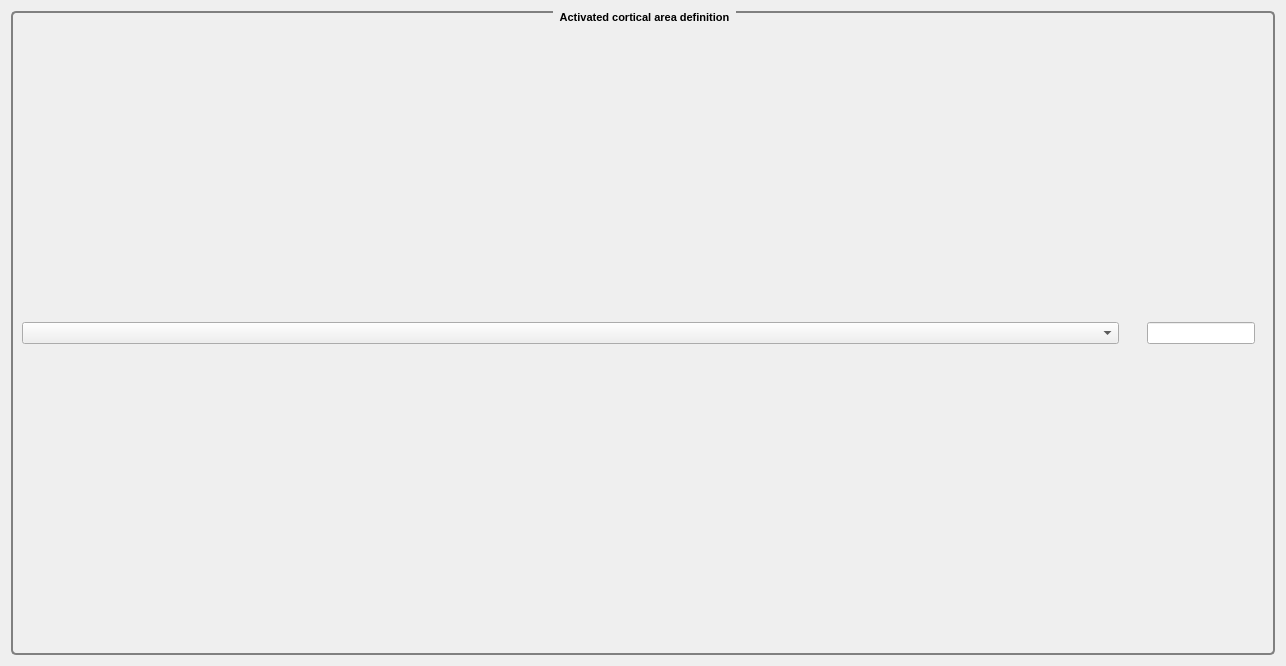
<?xml version="1.0" encoding="UTF-8"?>
<ui version="4.0">
 <class>HStatistics</class>
 <widget class="QWidget" name="HStatistics">
  <property name="geometry">
   <rect>
    <x>0</x>
    <y>0</y>
    <width>1286</width>
    <height>666</height>
   </rect>
  </property>
  <property name="windowTitle">
   <string>Form</string>
  </property>
  <layout class="QGridLayout" name="gridLayout" rowstretch="0" columnstretch="1,0">
   <item row="0" column="0" colspan="2">
    <widget class="QGroupBox" name="_stats">
     <property name="font">
      <font>
       <pointsize>8</pointsize>
       <bold>true</bold>
      </font>
     </property>
     <property name="styleSheet">
      <string notr="true"> QGroupBox {

     border: 2px solid gray;
     border-radius: 5px;
     margin-top: 5ex; /* leave space at the top for the title */
 }
 QGroupBox::title {
     subcontrol-origin: margin;
     subcontrol-position: top center; /* position at the top center */
     padding: 0 5px;
 }


</string>
     </property>
     <property name="title">
      <string>Activated cortical area definition</string>
     </property>
     <property name="checkable">
      <bool>false</bool>
     </property>
     <layout class="QGridLayout" name="gridLayout_2" columnstretch="1,0">
      <item row="0" column="0">
       <widget class="QComboBox" name="_stats_type">
        <property name="font">
         <font>
          <pointsize>8</pointsize>
         </font>
        </property>
       </widget>
      </item>
      <item row="0" column="1">
       <widget class="QWidget" name="_widget_stat" native="true">
        <layout class="QHBoxLayout" name="horizontalLayout_2" stretch="0,0">
         <item>
          <widget class="QLabel" name="_label_setting">
           <property name="text">
            <string/>
           </property>
          </widget>
         </item>
         <item>
          <widget class="HValueEdit" name="_setting">
           <property name="font">
            <font>
             <pointsize>8</pointsize>
            </font>
           </property>
          </widget>
         </item>
        </layout>
       </widget>
      </item>
     </layout>
    </widget>
   </item>
  </layout>
 </widget>
 <customwidgets>
  <customwidget>
   <class>HValueEdit</class>
   <extends>QLineEdit</extends>
   <header>HValueEdit.h</header>
  </customwidget>
 </customwidgets>
 <resources/>
 <connections/>
</ui>
